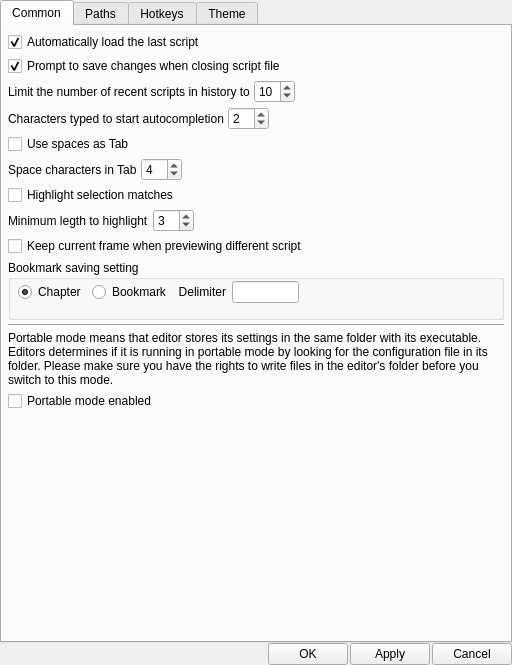
<?xml version="1.0" encoding="UTF-8"?>
<ui version="4.0">
 <class>SettingsDialog</class>
 <widget class="QDialog" name="SettingsDialog">
  <property name="geometry">
   <rect>
    <x>0</x>
    <y>0</y>
    <width>512</width>
    <height>665</height>
   </rect>
  </property>
  <property name="windowTitle">
   <string>Settings - VapourSynth Editor</string>
  </property>
  <layout class="QVBoxLayout" name="verticalLayout">
   <property name="spacing">
    <number>0</number>
   </property>
   <property name="leftMargin">
    <number>0</number>
   </property>
   <property name="topMargin">
    <number>0</number>
   </property>
   <property name="rightMargin">
    <number>0</number>
   </property>
   <property name="bottomMargin">
    <number>0</number>
   </property>
   <item>
    <widget class="QTabWidget" name="settingsTabWidget">
     <property name="currentIndex">
      <number>0</number>
     </property>
     <widget class="QWidget" name="commonSettingsTab">
      <attribute name="title">
       <string>Common</string>
      </attribute>
      <layout class="QVBoxLayout" name="verticalLayout_2">
       <property name="spacing">
        <number>4</number>
       </property>
       <property name="leftMargin">
        <number>6</number>
       </property>
       <property name="topMargin">
        <number>6</number>
       </property>
       <property name="rightMargin">
        <number>6</number>
       </property>
       <property name="bottomMargin">
        <number>6</number>
       </property>
       <item>
        <widget class="QCheckBox" name="autoLoadLastScriptCheckBox">
         <property name="text">
          <string>Automatically load the last script</string>
         </property>
         <property name="checked">
          <bool>true</bool>
         </property>
        </widget>
       </item>
       <item>
        <widget class="QCheckBox" name="promptToSaveChangesCheckBox">
         <property name="text">
          <string>Prompt to save changes when closing script file</string>
         </property>
         <property name="checked">
          <bool>true</bool>
         </property>
        </widget>
       </item>
       <item>
        <layout class="QHBoxLayout" name="recentFilesSettingsLayout">
         <item>
          <widget class="QLabel" name="maxRecentFilesLabel">
           <property name="text">
            <string>Limit the number of recent scripts in history to</string>
           </property>
          </widget>
         </item>
         <item>
          <widget class="QSpinBox" name="maxRecentFilesSpinBox">
           <property name="minimum">
            <number>1</number>
           </property>
           <property name="value">
            <number>10</number>
           </property>
          </widget>
         </item>
         <item>
          <spacer name="horizontalSpacer_2">
           <property name="orientation">
            <enum>Qt::Horizontal</enum>
           </property>
           <property name="sizeHint" stdset="0">
            <size>
             <width>40</width>
             <height>20</height>
            </size>
           </property>
          </spacer>
         </item>
        </layout>
       </item>
       <item>
        <layout class="QHBoxLayout" name="autocompletionLayout">
         <item>
          <widget class="QLabel" name="charactersTypedToStartCompletionLabel">
           <property name="text">
            <string>Characters typed to start autocompletion</string>
           </property>
          </widget>
         </item>
         <item>
          <widget class="QSpinBox" name="charactersTypedToStartCompletionSpinBox">
           <property name="minimum">
            <number>0</number>
           </property>
           <property name="maximum">
            <number>10</number>
           </property>
           <property name="value">
            <number>2</number>
           </property>
          </widget>
         </item>
         <item>
          <spacer name="horizontalSpacer_3">
           <property name="orientation">
            <enum>Qt::Horizontal</enum>
           </property>
           <property name="sizeHint" stdset="0">
            <size>
             <width>40</width>
             <height>20</height>
            </size>
           </property>
          </spacer>
         </item>
        </layout>
       </item>
       <item>
        <widget class="QCheckBox" name="useSpacesAsTabCheckBox">
         <property name="text">
          <string>Use spaces as Tab</string>
         </property>
        </widget>
       </item>
       <item>
        <layout class="QHBoxLayout" name="horizontalLayout">
         <item>
          <widget class="QLabel" name="spacesInTabLabel">
           <property name="text">
            <string>Space characters in Tab</string>
           </property>
          </widget>
         </item>
         <item>
          <widget class="QSpinBox" name="spacesInTabSpinBox">
           <property name="minimum">
            <number>1</number>
           </property>
           <property name="maximum">
            <number>80</number>
           </property>
           <property name="value">
            <number>4</number>
           </property>
          </widget>
         </item>
         <item>
          <spacer name="horizontalSpacer_4">
           <property name="orientation">
            <enum>Qt::Horizontal</enum>
           </property>
           <property name="sizeHint" stdset="0">
            <size>
             <width>40</width>
             <height>20</height>
            </size>
           </property>
          </spacer>
         </item>
        </layout>
       </item>
       <item>
        <widget class="QCheckBox" name="highlightSelectionMatchesCheckBox">
         <property name="text">
          <string>Highlight selection matches</string>
         </property>
        </widget>
       </item>
       <item>
        <layout class="QHBoxLayout" name="horizontalLayout_2">
         <item>
          <widget class="QLabel" name="highlightSelectionMatchesMinLengthLabel">
           <property name="text">
            <string>Minimum legth to highlight</string>
           </property>
          </widget>
         </item>
         <item>
          <widget class="QSpinBox" name="highlightSelectionMatchesMinLengthSpinBox">
           <property name="maximum">
            <number>80</number>
           </property>
           <property name="value">
            <number>3</number>
           </property>
          </widget>
         </item>
         <item>
          <spacer name="horizontalSpacer_5">
           <property name="orientation">
            <enum>Qt::Horizontal</enum>
           </property>
           <property name="sizeHint" stdset="0">
            <size>
             <width>40</width>
             <height>20</height>
            </size>
           </property>
          </spacer>
         </item>
        </layout>
       </item>
       <item>
        <widget class="QCheckBox" name="alwaysKeepCurrentFrameCheckBox">
         <property name="text">
          <string>Keep current frame when previewing different script</string>
         </property>
        </widget>
       </item>
       <item>
        <widget class="QGroupBox" name="groupBox">
         <property name="minimumSize">
          <size>
           <width>0</width>
           <height>60</height>
          </size>
         </property>
         <property name="title">
          <string>Bookmark saving setting</string>
         </property>
         <widget class="QWidget" name="layoutWidget">
          <property name="geometry">
           <rect>
            <x>10</x>
            <y>20</y>
            <width>281</width>
            <height>24</height>
           </rect>
          </property>
          <layout class="QHBoxLayout" name="horizontalLayout_5">
           <item>
            <layout class="QHBoxLayout" name="bookmarkSavingRadioButtonLayout">
             <item>
              <widget class="QRadioButton" name="bookmarkSavingRadioButton_chapter">
               <property name="text">
                <string>Chapter</string>
               </property>
               <property name="checked">
                <bool>true</bool>
               </property>
              </widget>
             </item>
             <item>
              <widget class="QRadioButton" name="bookmarkSavingRadioButton_bookmark">
               <property name="text">
                <string>Bookmark</string>
               </property>
               <property name="checked">
                <bool>false</bool>
               </property>
              </widget>
             </item>
            </layout>
           </item>
           <item>
            <layout class="QHBoxLayout" name="horizontalLayout_3">
             <item>
              <widget class="QLabel" name="bookmarkDelimiterLabel">
               <property name="text">
                <string>Delimiter</string>
               </property>
               <property name="alignment">
                <set>Qt::AlignRight|Qt::AlignTrailing|Qt::AlignVCenter</set>
               </property>
              </widget>
             </item>
             <item>
              <widget class="QLineEdit" name="bookmarkDelimiterLineEdit">
               <property name="maximumSize">
                <size>
                 <width>80</width>
                 <height>16777215</height>
                </size>
               </property>
               <property name="maxLength">
                <number>15</number>
               </property>
              </widget>
             </item>
            </layout>
           </item>
          </layout>
         </widget>
        </widget>
       </item>
       <item>
        <widget class="QFrame" name="delimiter">
         <property name="frameShape">
          <enum>QFrame::HLine</enum>
         </property>
         <property name="frameShadow">
          <enum>QFrame::Sunken</enum>
         </property>
        </widget>
       </item>
       <item>
        <widget class="QLabel" name="portableModeLabel">
         <property name="text">
          <string>Portable mode means that editor stores its settings in the same folder with its executable. Editors determines if it is running in portable mode by looking for the configuration file in its folder. Please make sure you have the rights to write files in the editor's folder before you switch to this mode.</string>
         </property>
         <property name="wordWrap">
          <bool>true</bool>
         </property>
        </widget>
       </item>
       <item>
        <widget class="QCheckBox" name="portableModeCheckBox">
         <property name="text">
          <string>Portable mode enabled</string>
         </property>
        </widget>
       </item>
       <item>
        <spacer name="verticalSpacer">
         <property name="orientation">
          <enum>Qt::Vertical</enum>
         </property>
         <property name="sizeHint" stdset="0">
          <size>
           <width>20</width>
           <height>171</height>
          </size>
         </property>
        </spacer>
       </item>
      </layout>
     </widget>
     <widget class="QWidget" name="pathsSettingsTab">
      <attribute name="title">
       <string>Paths</string>
      </attribute>
      <layout class="QVBoxLayout" name="verticalLayout_3">
       <property name="spacing">
        <number>2</number>
       </property>
       <property name="leftMargin">
        <number>2</number>
       </property>
       <property name="topMargin">
        <number>2</number>
       </property>
       <property name="rightMargin">
        <number>2</number>
       </property>
       <property name="bottomMargin">
        <number>2</number>
       </property>
       <item>
        <widget class="QGroupBox" name="vsLibraryPathsGroupBox">
         <property name="title">
          <string>VapourSynth library search paths</string>
         </property>
         <layout class="QGridLayout" name="gridLayout_2">
          <property name="leftMargin">
           <number>0</number>
          </property>
          <property name="topMargin">
           <number>0</number>
          </property>
          <property name="rightMargin">
           <number>0</number>
          </property>
          <property name="bottomMargin">
           <number>0</number>
          </property>
          <property name="spacing">
           <number>2</number>
          </property>
          <item row="0" column="0" rowspan="3">
           <widget class="QListWidget" name="vsLibraryPathsListWidget">
            <property name="horizontalScrollBarPolicy">
             <enum>Qt::ScrollBarAlwaysOff</enum>
            </property>
            <property name="alternatingRowColors">
             <bool>true</bool>
            </property>
            <property name="textElideMode">
             <enum>Qt::ElideNone</enum>
            </property>
           </widget>
          </item>
          <item row="0" column="1">
           <widget class="QToolButton" name="removeVSLibraryPathButton">
            <property name="toolTip">
             <string>Remove VapourSynth library search path</string>
            </property>
            <property name="text">
             <string/>
            </property>
           </widget>
          </item>
          <item row="1" column="1">
           <spacer name="verticalSpacer_3">
            <property name="orientation">
             <enum>Qt::Vertical</enum>
            </property>
            <property name="sizeHint" stdset="0">
             <size>
              <width>20</width>
              <height>124</height>
             </size>
            </property>
           </spacer>
          </item>
          <item row="2" column="1">
           <widget class="QToolButton" name="addVSLibraryPathButton">
            <property name="toolTip">
             <string>Add VapourSynth library search path</string>
            </property>
            <property name="text">
             <string/>
            </property>
           </widget>
          </item>
          <item row="3" column="0">
           <widget class="QLineEdit" name="vsLibraryPathEdit"/>
          </item>
          <item row="3" column="1">
           <widget class="QToolButton" name="selectVSLibraryPathButton">
            <property name="toolTip">
             <string>Select path</string>
            </property>
            <property name="text">
             <string/>
            </property>
           </widget>
          </item>
         </layout>
        </widget>
       </item>
       <item>
        <widget class="QGroupBox" name="vsPluginsPathsGroupBox">
         <property name="title">
          <string>VapourSynth plugins paths</string>
         </property>
         <layout class="QGridLayout" name="gridLayout">
          <property name="leftMargin">
           <number>0</number>
          </property>
          <property name="topMargin">
           <number>0</number>
          </property>
          <property name="rightMargin">
           <number>0</number>
          </property>
          <property name="bottomMargin">
           <number>0</number>
          </property>
          <property name="spacing">
           <number>2</number>
          </property>
          <item row="0" column="0" rowspan="3">
           <widget class="QListWidget" name="vsPluginsPathsListWidget">
            <property name="horizontalScrollBarPolicy">
             <enum>Qt::ScrollBarAlwaysOff</enum>
            </property>
            <property name="alternatingRowColors">
             <bool>true</bool>
            </property>
            <property name="textElideMode">
             <enum>Qt::ElideNone</enum>
            </property>
           </widget>
          </item>
          <item row="0" column="1">
           <widget class="QToolButton" name="removeVSPluginsPathButton">
            <property name="toolTip">
             <string>Remove VapourSynth plugins path</string>
            </property>
            <property name="text">
             <string/>
            </property>
           </widget>
          </item>
          <item row="1" column="1">
           <spacer name="verticalSpacer_2">
            <property name="orientation">
             <enum>Qt::Vertical</enum>
            </property>
            <property name="sizeHint" stdset="0">
             <size>
              <width>20</width>
              <height>124</height>
             </size>
            </property>
           </spacer>
          </item>
          <item row="2" column="1">
           <widget class="QToolButton" name="addVSPluginsPathButton">
            <property name="toolTip">
             <string>Add VapourSynth plugins path</string>
            </property>
            <property name="text">
             <string/>
            </property>
           </widget>
          </item>
          <item row="3" column="0">
           <widget class="QLineEdit" name="vsPluginsPathEdit"/>
          </item>
          <item row="3" column="1">
           <widget class="QToolButton" name="selectVSPluginsPathButton">
            <property name="toolTip">
             <string>Select path</string>
            </property>
            <property name="text">
             <string/>
            </property>
           </widget>
          </item>
         </layout>
        </widget>
       </item>
       <item>
        <widget class="QGroupBox" name="vsDocumentationPathsGroupBox">
         <property name="title">
          <string>Documentation paths</string>
         </property>
         <layout class="QGridLayout" name="gridLayout_3">
          <property name="leftMargin">
           <number>0</number>
          </property>
          <property name="topMargin">
           <number>0</number>
          </property>
          <property name="rightMargin">
           <number>0</number>
          </property>
          <property name="bottomMargin">
           <number>0</number>
          </property>
          <property name="spacing">
           <number>2</number>
          </property>
          <item row="0" column="0" rowspan="3">
           <widget class="QListWidget" name="vsDocumentationPathsListWidget">
            <property name="horizontalScrollBarPolicy">
             <enum>Qt::ScrollBarAlwaysOff</enum>
            </property>
            <property name="alternatingRowColors">
             <bool>true</bool>
            </property>
            <property name="textElideMode">
             <enum>Qt::ElideNone</enum>
            </property>
           </widget>
          </item>
          <item row="0" column="1">
           <widget class="QToolButton" name="removeVSDocumentationPathButton">
            <property name="toolTip">
             <string>Remove VapourSynth documentation path</string>
            </property>
            <property name="text">
             <string/>
            </property>
           </widget>
          </item>
          <item row="1" column="1">
           <spacer name="verticalSpacer_4">
            <property name="orientation">
             <enum>Qt::Vertical</enum>
            </property>
            <property name="sizeHint" stdset="0">
             <size>
              <width>20</width>
              <height>124</height>
             </size>
            </property>
           </spacer>
          </item>
          <item row="2" column="1">
           <widget class="QToolButton" name="addVSDocumentationPathButton">
            <property name="toolTip">
             <string>Add VapourSynth documentation path</string>
            </property>
            <property name="text">
             <string/>
            </property>
           </widget>
          </item>
          <item row="3" column="0">
           <widget class="QLineEdit" name="vsDocumentationPathEdit"/>
          </item>
          <item row="3" column="1">
           <widget class="QToolButton" name="selectVSDocumentationPathButton">
            <property name="toolTip">
             <string>Select path</string>
            </property>
            <property name="text">
             <string/>
            </property>
           </widget>
          </item>
         </layout>
        </widget>
       </item>
      </layout>
     </widget>
     <widget class="QWidget" name="hotkeysSettingsTab">
      <attribute name="title">
       <string>Hotkeys</string>
      </attribute>
      <layout class="QVBoxLayout" name="verticalLayout_4">
       <property name="spacing">
        <number>0</number>
       </property>
       <property name="leftMargin">
        <number>0</number>
       </property>
       <property name="topMargin">
        <number>0</number>
       </property>
       <property name="rightMargin">
        <number>0</number>
       </property>
       <property name="bottomMargin">
        <number>0</number>
       </property>
       <item>
        <widget class="QTableView" name="hotkeysTable">
         <property name="editTriggers">
          <set>QAbstractItemView::AnyKeyPressed|QAbstractItemView::DoubleClicked|QAbstractItemView::EditKeyPressed|QAbstractItemView::SelectedClicked</set>
         </property>
         <property name="alternatingRowColors">
          <bool>true</bool>
         </property>
         <property name="selectionMode">
          <enum>QAbstractItemView::SingleSelection</enum>
         </property>
         <property name="selectionBehavior">
          <enum>QAbstractItemView::SelectRows</enum>
         </property>
         <property name="textElideMode">
          <enum>Qt::ElideNone</enum>
         </property>
         <property name="horizontalScrollMode">
          <enum>QAbstractItemView::ScrollPerPixel</enum>
         </property>
         <attribute name="horizontalHeaderVisible">
          <bool>false</bool>
         </attribute>
         <attribute name="horizontalHeaderStretchLastSection">
          <bool>true</bool>
         </attribute>
         <attribute name="verticalHeaderVisible">
          <bool>false</bool>
         </attribute>
        </widget>
       </item>
      </layout>
     </widget>
     <widget class="QWidget" name="themeSettingsTab">
      <property name="contextMenuPolicy">
       <enum>Qt::PreventContextMenu</enum>
      </property>
      <attribute name="title">
       <string>Theme</string>
      </attribute>
      <layout class="QVBoxLayout" name="verticalLayout_5">
       <property name="spacing">
        <number>4</number>
       </property>
       <property name="leftMargin">
        <number>6</number>
       </property>
       <property name="topMargin">
        <number>6</number>
       </property>
       <property name="rightMargin">
        <number>6</number>
       </property>
       <property name="bottomMargin">
        <number>6</number>
       </property>
       <item>
        <widget class="QLabel" name="themePresetLabel">
         <property name="text">
          <string>Theme preset</string>
         </property>
        </widget>
       </item>
       <item>
        <layout class="QVBoxLayout" name="themePresetPanel">
         <property name="topMargin">
          <number>0</number>
         </property>
         <item>
          <widget class="QWidget" name="themePresetControllerWidget" native="true">
           <layout class="QHBoxLayout" name="themePresetImportLayout">
            <property name="spacing">
             <number>4</number>
            </property>
            <property name="leftMargin">
             <number>0</number>
            </property>
            <property name="topMargin">
             <number>0</number>
            </property>
            <property name="rightMargin">
             <number>0</number>
            </property>
            <property name="bottomMargin">
             <number>0</number>
            </property>
            <item>
             <widget class="QComboBox" name="themePresetSelectionComboBox"/>
            </item>
            <item>
             <widget class="QPushButton" name="copyThemePresetButton">
              <property name="maximumSize">
               <size>
                <width>50</width>
                <height>16777215</height>
               </size>
              </property>
              <property name="text">
               <string>Copy</string>
              </property>
              <property name="autoDefault">
               <bool>false</bool>
              </property>
             </widget>
            </item>
            <item>
             <widget class="QPushButton" name="removeThemePresetButton">
              <property name="maximumSize">
               <size>
                <width>50</width>
                <height>16777215</height>
               </size>
              </property>
              <property name="text">
               <string>Remove</string>
              </property>
              <property name="autoDefault">
               <bool>false</bool>
              </property>
             </widget>
            </item>
            <item>
             <widget class="QPushButton" name="importThemePresetButton">
              <property name="maximumSize">
               <size>
                <width>50</width>
                <height>16777215</height>
               </size>
              </property>
              <property name="text">
               <string>Import</string>
              </property>
              <property name="autoDefault">
               <bool>false</bool>
              </property>
             </widget>
            </item>
            <item>
             <widget class="QPushButton" name="exportThemePresetButton">
              <property name="maximumSize">
               <size>
                <width>50</width>
                <height>16777215</height>
               </size>
              </property>
              <property name="text">
               <string>Export</string>
              </property>
              <property name="autoDefault">
               <bool>false</bool>
              </property>
             </widget>
            </item>
           </layout>
          </widget>
         </item>
         <item>
          <widget class="QWidget" name="themePresetCopyWidget" native="true">
           <property name="minimumSize">
            <size>
             <width>0</width>
             <height>0</height>
            </size>
           </property>
           <layout class="QHBoxLayout" name="horizontalLayout_4">
            <property name="spacing">
             <number>4</number>
            </property>
            <property name="leftMargin">
             <number>0</number>
            </property>
            <property name="topMargin">
             <number>0</number>
            </property>
            <property name="rightMargin">
             <number>0</number>
            </property>
            <property name="bottomMargin">
             <number>0</number>
            </property>
            <item>
             <widget class="QLineEdit" name="themePresetLineEdit"/>
            </item>
            <item>
             <widget class="QPushButton" name="saveThemePresetButton">
              <property name="maximumSize">
               <size>
                <width>50</width>
                <height>16777215</height>
               </size>
              </property>
              <property name="text">
               <string>Save</string>
              </property>
              <property name="autoDefault">
               <bool>false</bool>
              </property>
             </widget>
            </item>
            <item>
             <widget class="QPushButton" name="cancelThemePresetCopyButton">
              <property name="maximumSize">
               <size>
                <width>50</width>
                <height>16777215</height>
               </size>
              </property>
              <property name="text">
               <string>Cancel</string>
              </property>
              <property name="autoDefault">
               <bool>false</bool>
              </property>
             </widget>
            </item>
           </layout>
          </widget>
         </item>
        </layout>
       </item>
       <item>
        <widget class="QLabel" name="themeElementsLabel">
         <property name="text">
          <string>Theme elements</string>
         </property>
        </widget>
       </item>
       <item>
        <widget class="QListView" name="themeElementsListView">
         <property name="editTriggers">
          <set>QAbstractItemView::NoEditTriggers</set>
         </property>
         <property name="selectionBehavior">
          <enum>QAbstractItemView::SelectRows</enum>
         </property>
         <property name="verticalScrollMode">
          <enum>QAbstractItemView::ScrollPerPixel</enum>
         </property>
         <property name="horizontalScrollMode">
          <enum>QAbstractItemView::ScrollPerPixel</enum>
         </property>
         <property name="resizeMode">
          <enum>QListView::Adjust</enum>
         </property>
        </widget>
       </item>
       <item>
        <layout class="QFormLayout" name="formLayout">
         <item row="0" column="0">
          <widget class="QPushButton" name="fontButton">
           <property name="text">
            <string>Font</string>
           </property>
          </widget>
         </item>
         <item row="0" column="1">
          <widget class="QLabel" name="fontLabel">
           <property name="sizePolicy">
            <sizepolicy hsizetype="MinimumExpanding" vsizetype="Minimum">
             <horstretch>0</horstretch>
             <verstretch>0</verstretch>
            </sizepolicy>
           </property>
           <property name="text">
            <string/>
           </property>
          </widget>
         </item>
         <item row="1" column="0">
          <widget class="QPushButton" name="colourButton">
           <property name="text">
            <string>Colour</string>
           </property>
          </widget>
         </item>
         <item row="1" column="1">
          <widget class="QFrame" name="colourFrame">
           <property name="autoFillBackground">
            <bool>true</bool>
           </property>
           <property name="frameShape">
            <enum>QFrame::Box</enum>
           </property>
           <property name="frameShadow">
            <enum>QFrame::Plain</enum>
           </property>
          </widget>
         </item>
        </layout>
       </item>
      </layout>
     </widget>
    </widget>
   </item>
   <item>
    <layout class="QHBoxLayout" name="decisionButtonsLayout">
     <property name="spacing">
      <number>2</number>
     </property>
     <item>
      <spacer name="horizontalSpacer">
       <property name="orientation">
        <enum>Qt::Horizontal</enum>
       </property>
       <property name="sizeHint" stdset="0">
        <size>
         <width>40</width>
         <height>20</height>
        </size>
       </property>
      </spacer>
     </item>
     <item>
      <widget class="QPushButton" name="okButton">
       <property name="text">
        <string>OK</string>
       </property>
      </widget>
     </item>
     <item>
      <widget class="QPushButton" name="applyButton">
       <property name="text">
        <string>Apply</string>
       </property>
      </widget>
     </item>
     <item>
      <widget class="QPushButton" name="cancelButton">
       <property name="text">
        <string>Cancel</string>
       </property>
      </widget>
     </item>
    </layout>
   </item>
  </layout>
 </widget>
 <resources/>
 <connections/>
</ui>
